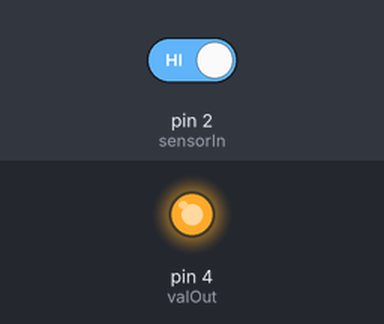
The sketch below on a simulated Arduino Uno, built with avr-gcc and run on an emulated ATmega328P. On the bench: output pins drawn as LEDs (lit = HIGH). Inputs (shaded band) come from the test bench; at power-on: pin 2 (sensorIn) HIGH.

Above: at 1.2 s.
1.3 s: pin 2 (sensorIn) driven LOW
At 2.0 s:
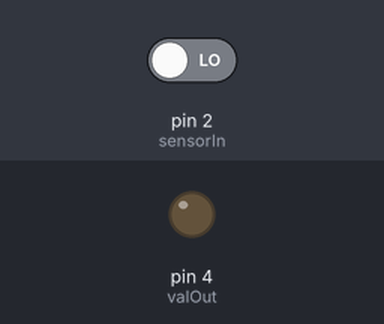
2.8 s: pin 2 (sensorIn) driven HIGH
At 3.1 s:
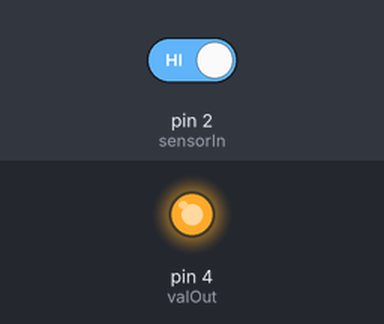
Timing chart, 0 to 5.8 s (numbered marks = the images above; inputs shaded):
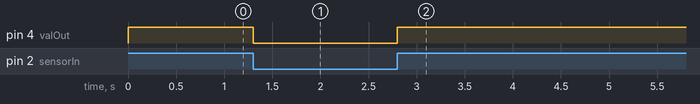

The sketch:

LJ12A3-4-Z_BYScript.ino
```cpp
int sensorIn = 2;
int valOut = 4;
int sensorVal;

void setup(){
  //configure pin2 as an input and enable the internal pull-up resistor
  pinMode(sensorIn, INPUT_PULLUP);
  pinMode(valOut, OUTPUT);
}

void loop(){

  sensorVal = digitalRead(sensorIn);
  // The Logic is inverted a low on pin 2 means a sinking switch is activated
  // and a high on pin 2 means the switch is unactivated and pulled up by the internal resistor
  // this is not a problem since the controller can interpret the data any way we tell it to

  if (sensorVal == HIGH) {
    digitalWrite(valOut, HIGH);
 }
  else { //sensorVal = LOW
    digitalWrite(valOut, LOW);
 }
}
```

colorSensor.c
```cpp
#include <stdio.h>

#define MAX 38000000.0 //The maximum value the raw data can have
#define MIN 0.0 //The minimum value the raw data can have

/*
 * Returns: [sensor_valid(raw_data)] is 1 if [raw_data] is
 * a value between MIN and MAX inclusive; 0 otherwise.
 * Requires: raw_value must be a double
 */
int sensor_valid(double raw_value)
{
    if (MIN <= raw_value && raw_value <= MAX) {
        return 1;
    } else {
        return 0;
    }
}

int main () {
    double input;
    printf("Enter a float: ");
    scanf("%lf",&input);
    printf("The function outputted a %d", sensor_valid(input));
    printf("\n");
}
```

longDistance.c
```cpp
#include <stdio.h>

/* Length of track: 4150 feet (1.25 km)*/
/* input should be in feet*/
int checkVal(float input){
	if(input < 0 || input > 4150){
		return 0;
	}
	return 1;
}

int main()
{
    printf("%d", checkVal(4500));

    return 0;
}
```

Measured:
- after the input at 1.3 s, pin 4 (valOut): HIGH → LOW at once
- after the input at 2.8 s, pin 4 (valOut): LOW → HIGH at once
